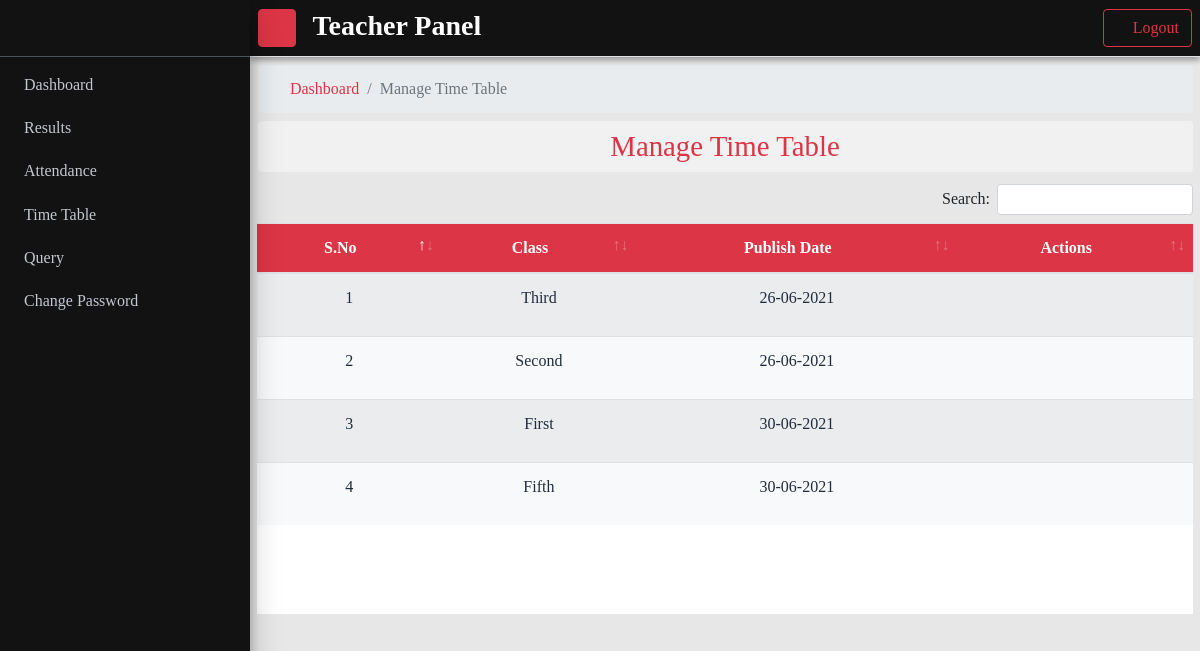
Screenshot of /teacher/manage-timetables.php (signed in) with the database file from the repository.
### tables this page shows
CREATE TABLE `timetable` (
  `id` int(11) NOT NULL,
  `ClassId` int(11) NOT NULL,
  `TimeTable` varchar(256) NOT NULL,
  `PublishDate` timestamp NOT NULL DEFAULT current_timestamp() ON UPDATE current_timestamp()
);

CREATE TABLE `classes` (
  `id` int(11) NOT NULL,
  `ClassName` varchar(50) NOT NULL,
  `ClassNameNumeric` int(4) NOT NULL
);

### teacher/manage-timetables.php (the view, shortened to what this page needs)
<?php
    include "../include/config.php";
    $query = "SELECT `timetable`.*, `classes`.* FROM `timetable` LEFT JOIN `classes` ON `timetable`.`ClassId` = `classes`.`id`;";
    $result = mysqli_query($conn, $query);
?>
<!DOCTYPE html>
<html lang="en">
<head>
    <?php
        include "includes/includes.php";
    ?>
</head>
<body class="hold-transition sidebar-mini layout-fixed">
    <div class="wrapper">
        <?php include "includes/navbar.php"; ?>
        <div class="content-wrapper">
            <div class="container-fluid">
                <div class="row">
                    <div class="col-12 mt-2">
                        <nav aria-label="breadcrumb">
                        <ol class="breadcrumb mb-2">
                            <li class="breadcrumb-item"><a href="dashboard.php"><i class="fa fa-home-lg"></i> Dashboard</a></li>
                            <li class="breadcrumb-item active" aria-current="page">Manage Time Table</li>
                        </ol>
                        </nav>
                    </div>
                    <div class="col-12">
                        <h3 class="h3 text-center heading-2 text-danger py-2 mb-1 rounded">Manage Time Table</h3>
                    </div>
                    <div class="col-12 rounded attendance-div my-2">
                        <table id="table" class="table bg-light table-striped text-center display">
                            <thead>
                                <tr>
                                    <th scope="col">S.No</th>
                                    <th scope="col">Class</th>
                                    <th scope="col">Publish Date</th>
                                    <th scope="col">Actions</th>
                                </tr>
                            </thead>
                            <tbody>
                        <?php
                        if(mysqli_num_rows($result) > 0)
                        {
                            $sno = 1;
                            while($row = mysqli_fetch_array($result))
                            {
                        ?>
                                <tr>
                                    <td><?php echo $sno ?></td>
                                    <td><?php echo $row['ClassName'] ?></td>
                                    <td><?php echo date('d-m-Y',strtotime($row['PublishDate'])); ?></td>
                                    <td>
                                        <a href='<?php echo "edit-timetable.php?id=$row[0]" ?>'><i class="fa fa-edit"></i></a>
                                        <button class="btn del-btn mx-2 text-danger" onclick="if(confirm('are you sure?'))document.location = 'delete.php?c=timetable&id=<?php echo $row[0];?>'"><i class="fa fa-trash-alt"></i></button>
                                </tr>
                        <?php
                                $sno++;
                            }
                        }
                            else
                                echo "<tr>
                                        <td colspan=5><span class='text-danger font-weight-bold'>No Record Available</span></td>
                                    </tr>";
                            echo "</tbody></table>";
                        ?>
                    </div>
                </div>
            </div>
        </div>
    </div>
</body>
</html>

### teacher/css/main.css (style rules this page uses)
* { font-family: "ubuntu", serif; }
.content-wrapper { background-color: #e7e7e7; }
.heading-2 { background-color: #f1f1f1; font-size: 1.8rem; }

### teacher/manage-timetables.php (style rules this page uses)
.attendance-div { height: 440px; overflow-y: scroll; position: relative; }
th { background-color: #DC3545; color: white; }

### rows the page displays
timetable: ClassId.ClassName "Third", PublishDate "26-06-2021"
timetable: ClassId.ClassName "Second", PublishDate "26-06-2021"
timetable: ClassId.ClassName "First", PublishDate "30-06-2021"
timetable: ClassId.ClassName "Fifth", PublishDate "30-06-2021"
